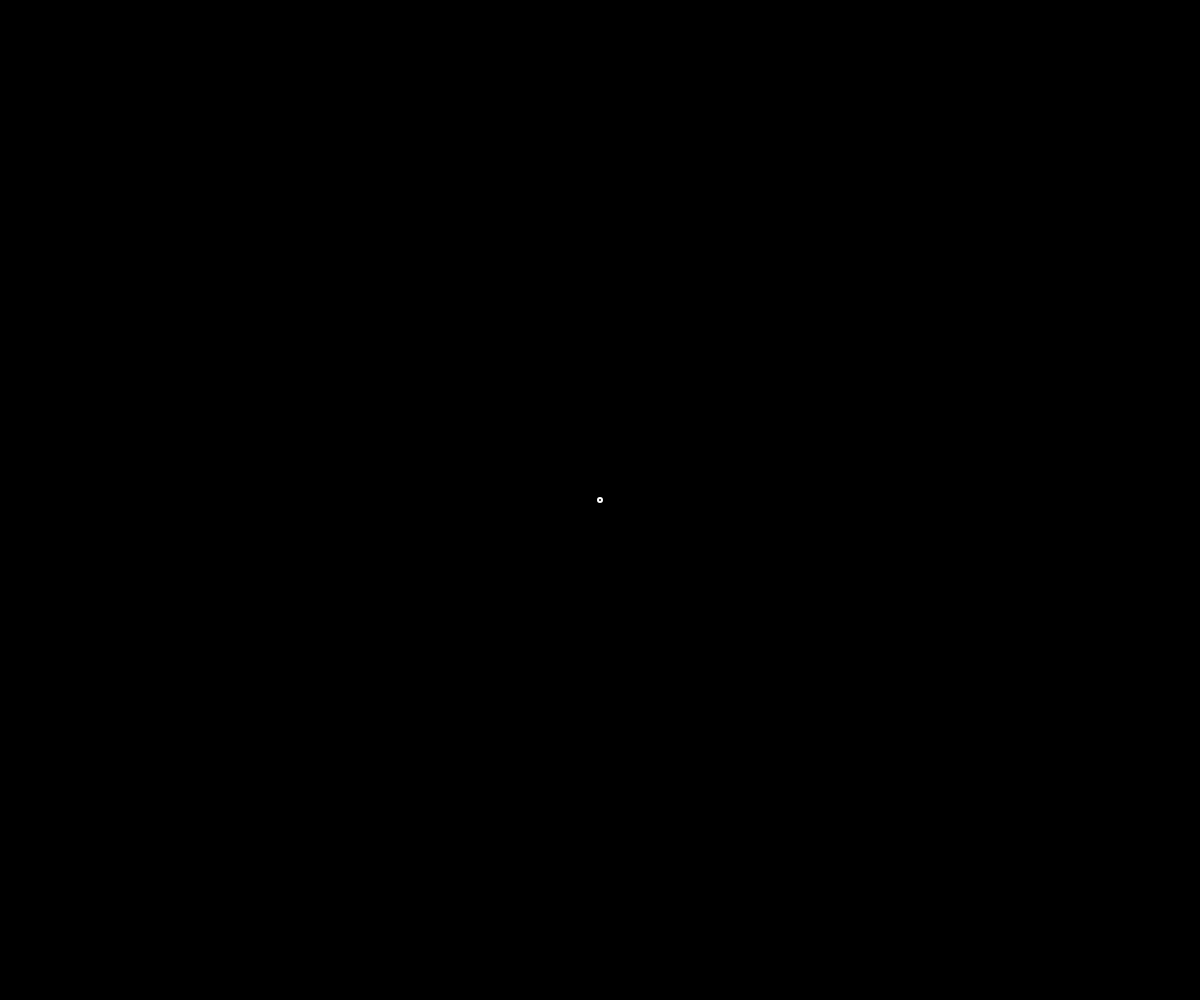
Frame 1 (no input)
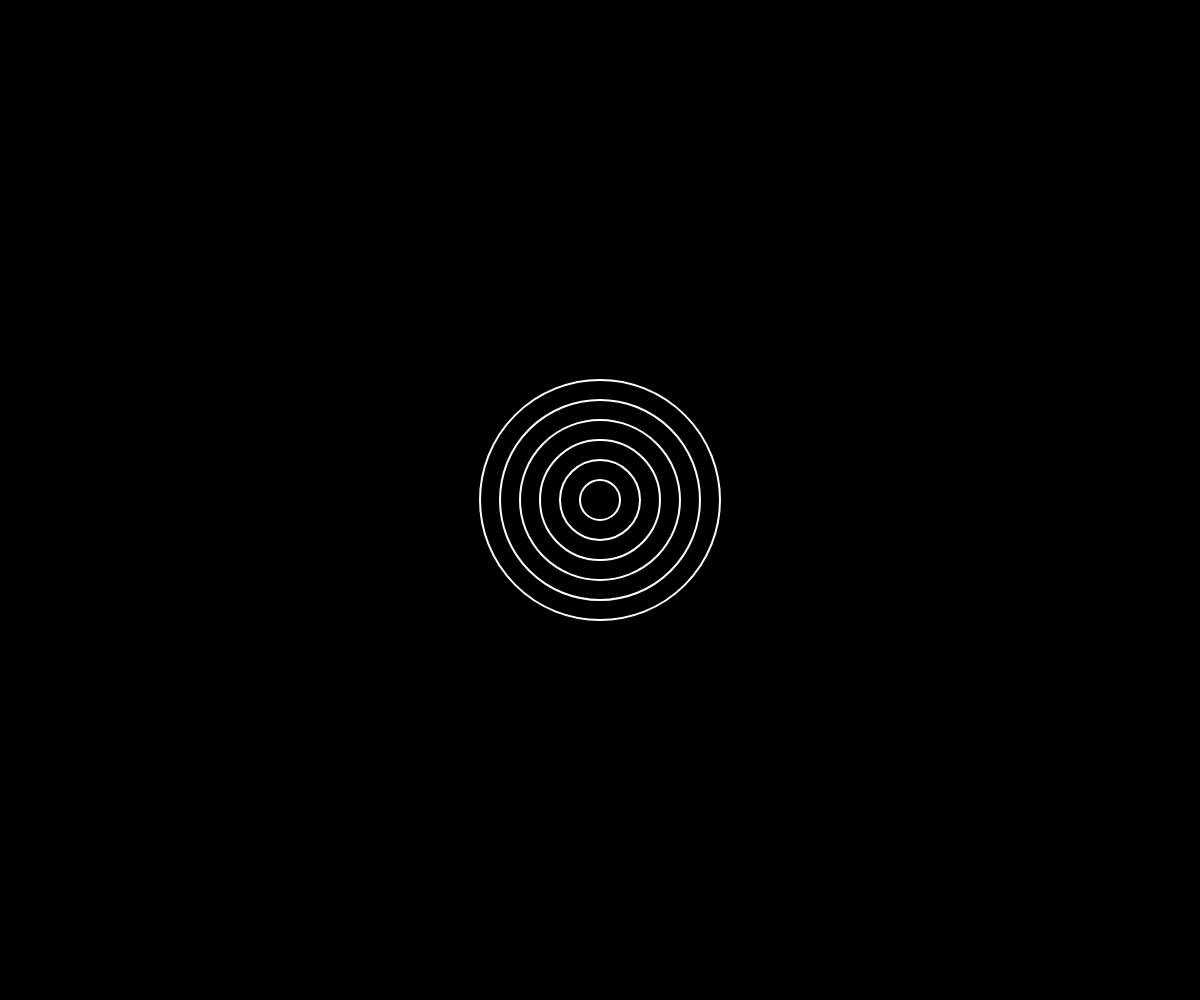
Frame 60 (no input)
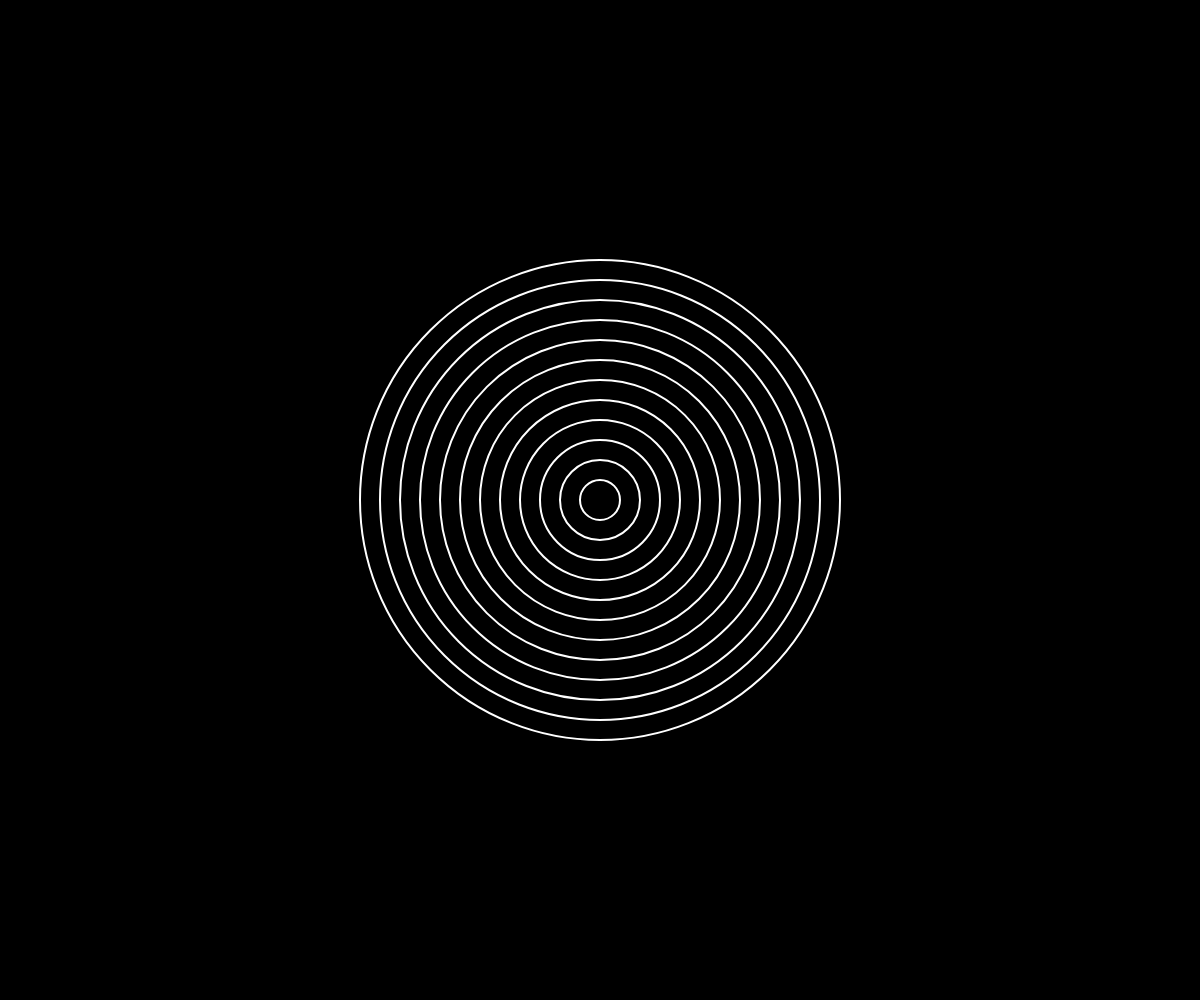
Frame 120 (the mouse pressed at the canvas centre since frame 60)

The p5.js sketch that drew these frames (run headless with seeded random() and noise() and a simulated clock; from frame 60 on, the mouse is pressed at the canvas centre):

// p5.js sketch
// ── sketch.js
let rings = [];

function setup() {
  createCanvas(windowWidth, windowHeight);
  colorMode(GRAY);
  // Initialize with one ring at center
  rings.push({
    x: width / 2,
    y: height / 2,
    radius: 0,
    alpha: 255
  });
}

function draw() {
  background(0); // Black background

  // Update and draw rings
  for (let i = rings.length - 1; i >= 0; i--) {
    let ring = rings[i];
    ring.radius += 2;
    ring.alpha -= 2;

    // Draw the ring as a stroke
    noFill();
    stroke(255);
    strokeWeight(2);
    ellipse(ring.x, ring.y, ring.radius * 2);

    // Remove rings that fade out completely
    if (ring.alpha <= 0) {
      rings.splice(i, 1);
    }
  }

  // Add a new ring occasionally to keep the pattern going
  if (frameCount % 10 === 0) {
    rings.push({
      x: width / 2,
      y: height / 2,
      radius: 0,
      alpha: 255
    });
  }
}

function windowResized() {
  resizeCanvas(windowWidth, windowHeight);
}
